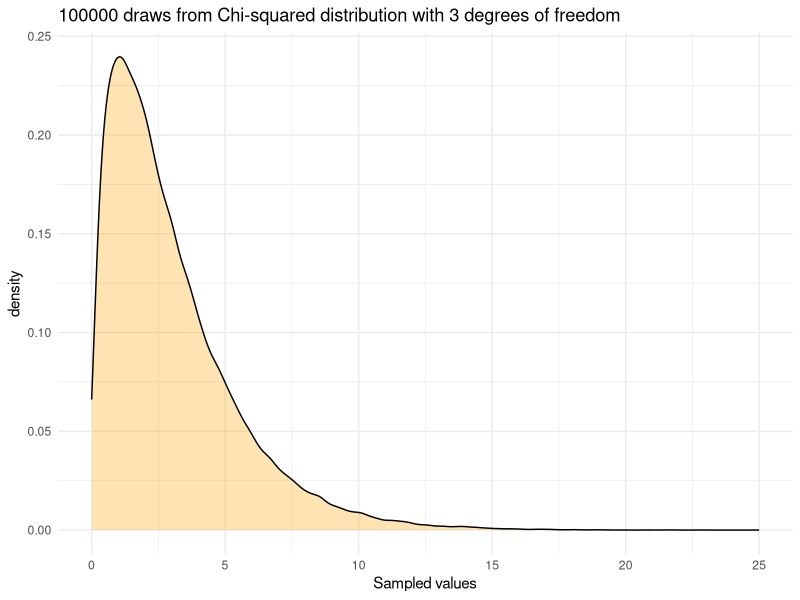
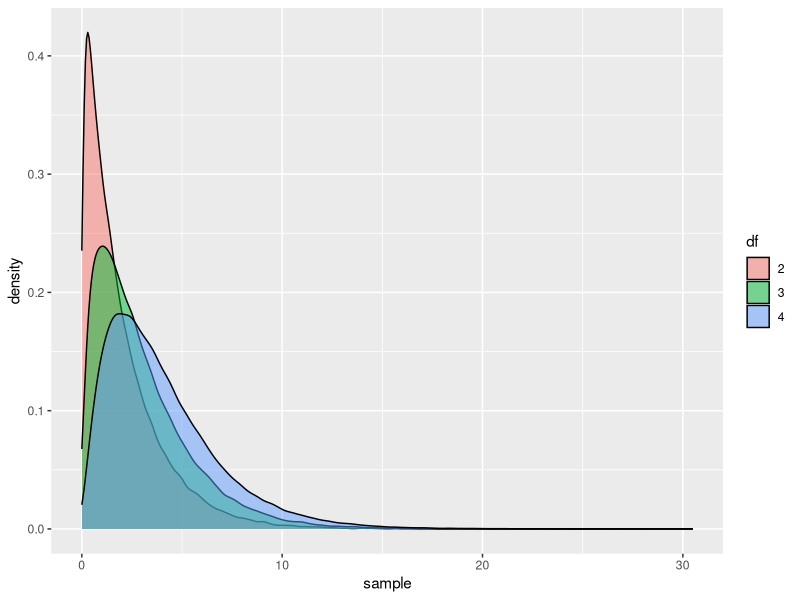
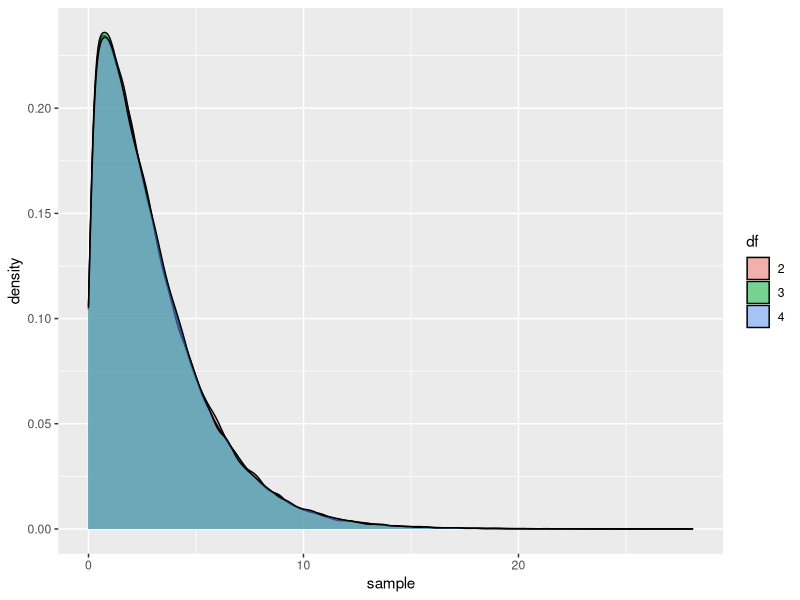
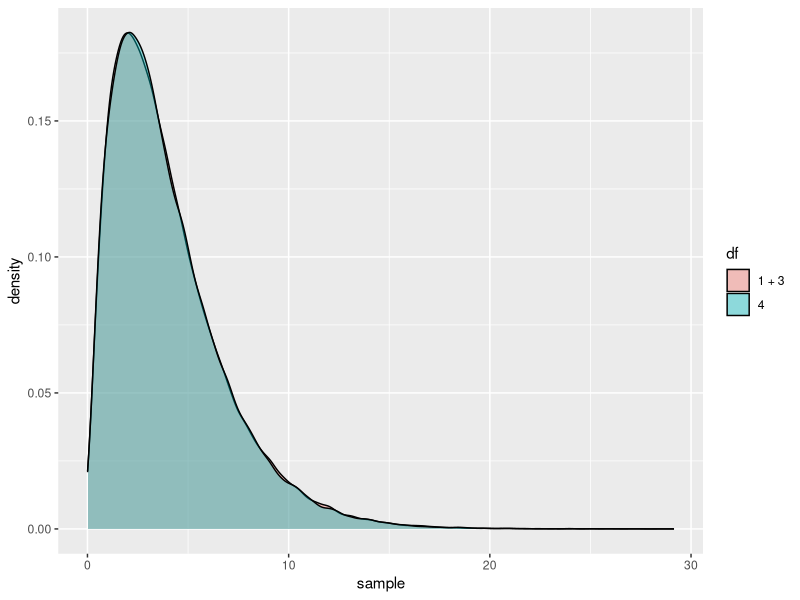

Reproduce these figures in R, in order.
## ---- chunk 1
knitr::opts_chunk$set(echo = TRUE)
library(tidyverse)
## ---- chunk 2
    library(tidyverse)
## ---- chunk 3
    c(7:70)
    7:70
## ---- chunk 4
    runif(60)
## ---- chunk 5
    rep("x", 1980)
## ---- chunk 6
    angelou_quote <- c("Nothing", "works", "unless", "you", "do")
    angelou_quote
## ---- chunk 7
    rnorm(1e4)
## ---- chunk 8
    seq(from= 0 , to = 20, by = 2)
## ---- chunk 9
    paste0(angelou_quote, collapse = " ")   
## ---- chunk 10
    paste0(angelou_quote, collapse = ". ")
    paste0(angelou_quote, collapse = "#")
## ---- chunk 11
    paste0(angelou_quote, ".com")   
    paste0(angelou_quote, c("!", "!", "?", " :(", "!!"))  
    str_c(c("bob", NA, "maya"), "@gmail.com")
    paste0(c("bob", NA, "maya"), "@gmail.com")
## ---- chunk 12
(coin_flips <- sample(c("Heads", "Tails"), 10, replace = TRUE))
## ---- chunk 13
    die_rolls <- sample(c(1, 2, 3, 4, 5, 6), 100, replace = TRUE)
    die_rolls
## ---- chunk 14
    # replace ... with suitable code
    ten_flips <- sample(c(0, 1), 10, replace = TRUE)
    thousand_flips <- sample(c(0, 1), 1000, replace = TRUE)
    million_flips <- sample(c(0, 1), 1e6, replace = TRUE)
## ---- chunk 15
    typeof(ten_flips)
## ---- chunk 16
    sum(ten_flips)
## ---- chunk 17
    length(ten_flips)
## ---- chunk 18
    p_hat_thousand <- sum(thousand_flips) / length(thousand_flips)
    p_hat_mil <- sum(million_flips) / length(million_flips)
## ---- chunk 19
    p_hat_ten <- mean(ten_flips)
## ---- chunk 20
set.seed(11300)
tibble(sampled_value = rchisq(1e5, 3)) %>%
  ggplot(aes(x = sampled_value)) +
  geom_density(fill = "orange", alpha = .3) +
  theme_minimal() +
  labs(x = "Sampled values", title = "100000 draws from Chi-squared distribution with 3 degrees of freedom")
## ---- chunk 21
    # fill in the ... with appropriate code.
    x <- rchisq(100000, 3)
    
    # this one should be straight forward! 
    # (See what we did with coin flips)
    x_bar <- mean(x)
    n <-  length(x)
    # The formula in R will be exactly the same as the 
    # fomula in math thanks to vectorization!
    # If you aren't sure the code will work the way you want
    # try with a simpler x. x <- c(1, 0, 1, 1)
    var_x <- sum((x - x_bar)^2) / (n-1)
    var_x
## ---- chunk 22
    sd_x <- sqrt(var_x)
    sd_x
## ---- chunk 23
    var(x)
    sd(x)
## ---- chunk 24
    # replace the ... with suitable code.
    tibble(x = x) %>%
    summarize(mean = mean(x),
              variance = var(x),
              `standard deviation` = sd(x))
## ---- chunk 25
    tibble(x = x) %>%
    mutate(mean = mean(x),
              variance = var(x),
              `standard deviation` = sd(x))
## ---- chunk 26
    chi_sq_samples <-
     tibble(x = c(rchisq(100000, 1) + rchisq(100000, 1), 
                  rchisq(100000, 3), 
                  rchisq(100000, 4)),
            df = rep(c("2", "3", "4"), each = 1e5)) 
    
    chi_sq_samples %>%
      ggplot(aes(x = x, group = df, fill = df)) +
      geom_density( alpha = .5) + 
      labs(fill = "df", x = "sample")
## ---- chunk 27
    nrow(chi_sq_samples)
## ---- chunk 28
    chi_sq_samples_bad <-
     tibble(x = c(rchisq(100000, 1) + rchisq(100000, 1), 
                  rchisq(100000, 3), 
                  rchisq(100000, 4)),
            df = rep(c("2", "3", "4"), 1e5)) 
    
    chi_sq_samples_bad %>%
      ggplot(aes(x = x, group = df, fill = df)) +
      geom_density( alpha = .5) + 
      labs(fill = "df", x = "sample")
## ---- chunk 29
    chi_sq_sample_comparison <-
      tibble(x = c(rchisq(100000, 4),
                   rchisq(100000, 1) + rchisq(100000, 3)),
             df = rep(c("4", "1 + 3"), each = 1e5))
    chi_sq_sample_comparison %>% 
      ggplot(aes(x = x, group = df, fill = df)) +
      geom_density(alpha = .4) + 
      labs(fill = "df", x = "sample")
